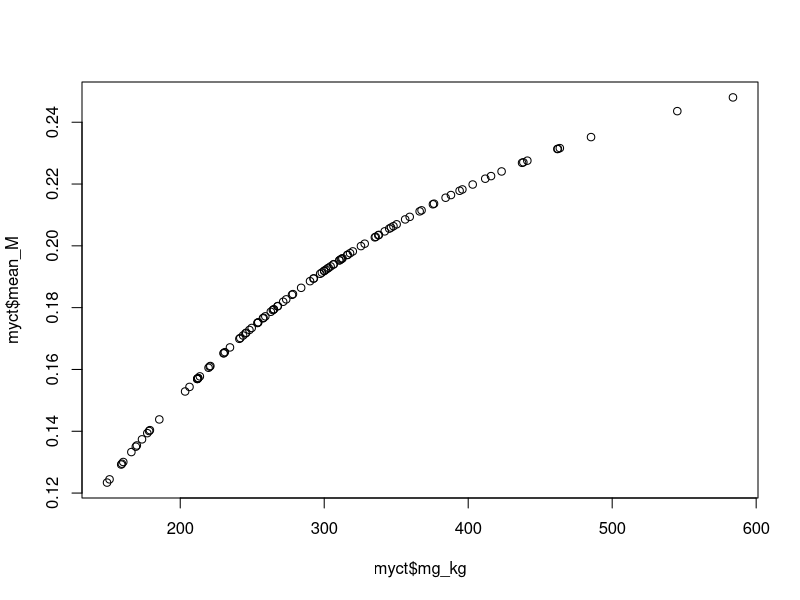
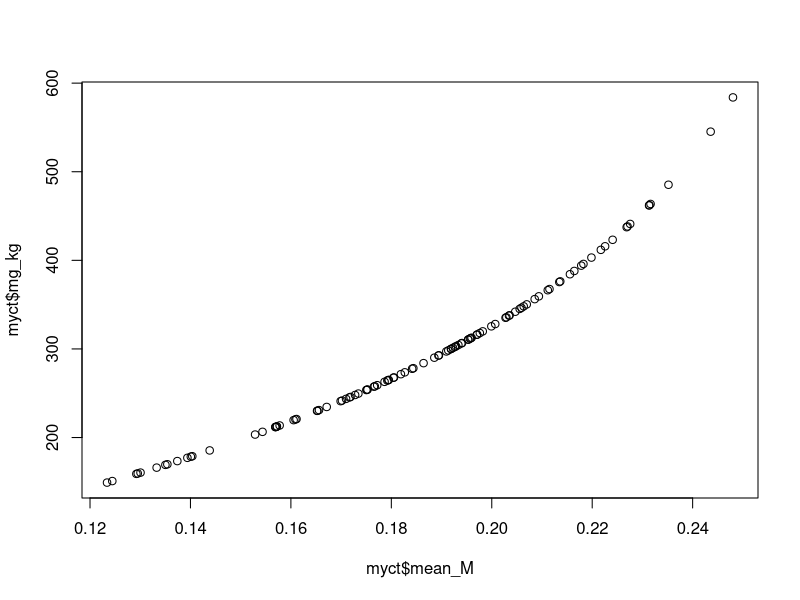
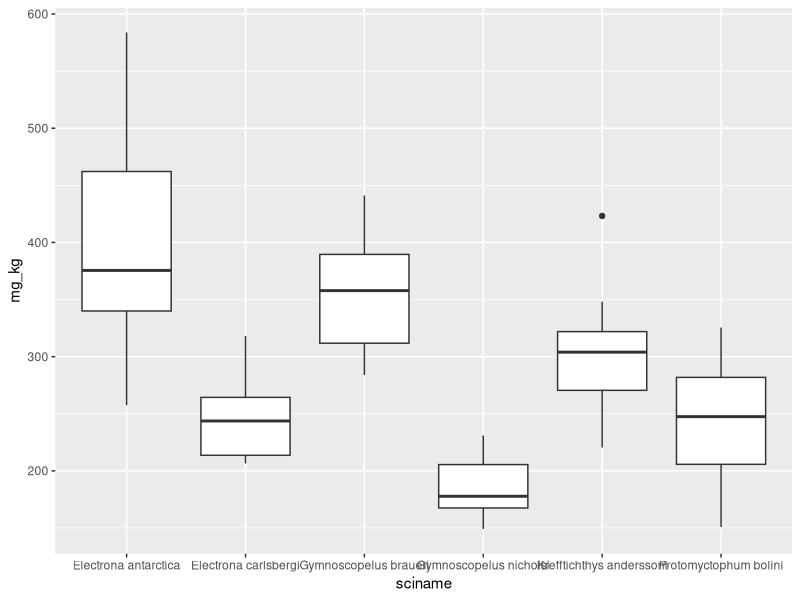
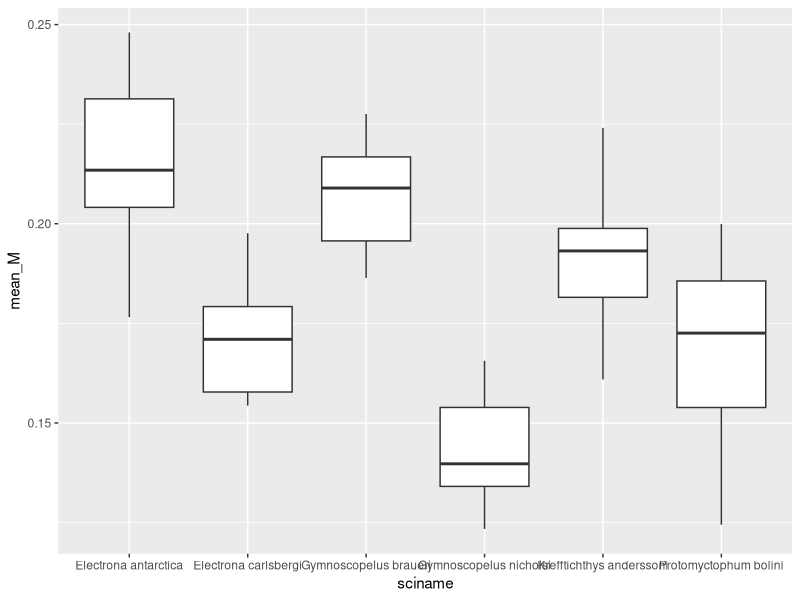
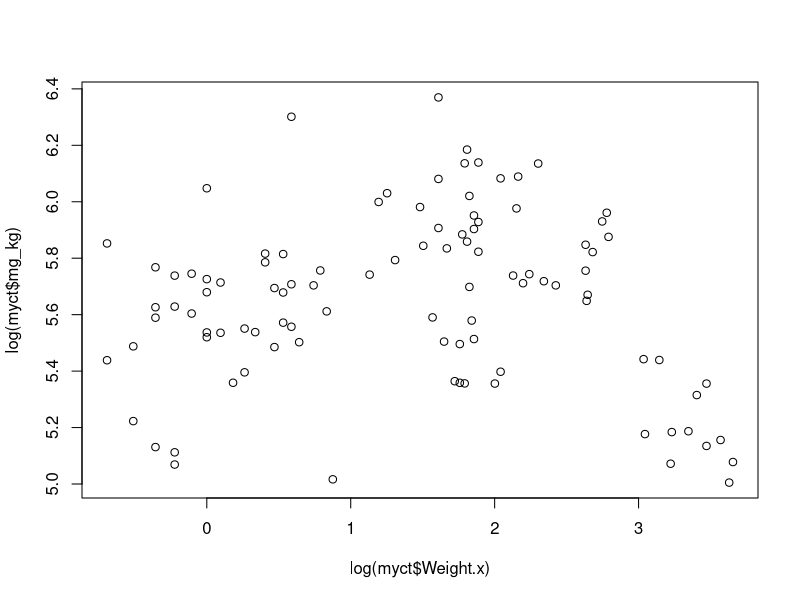
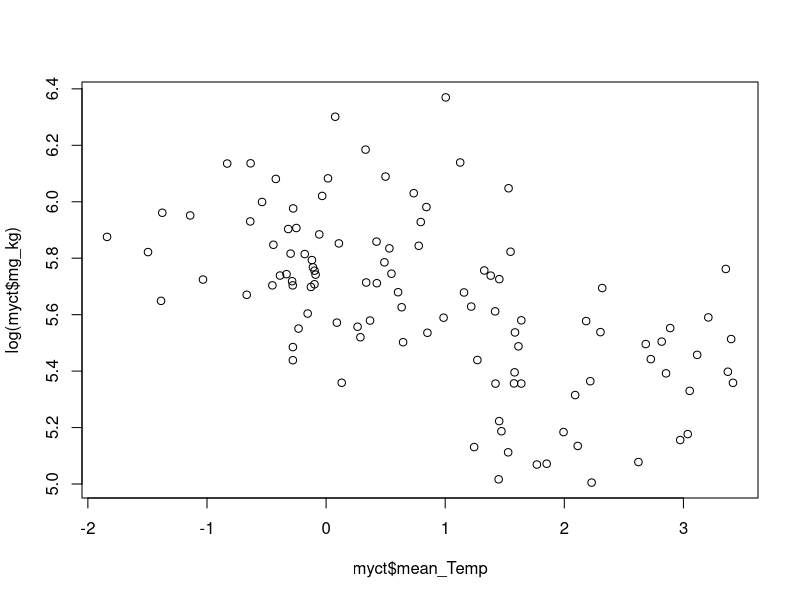
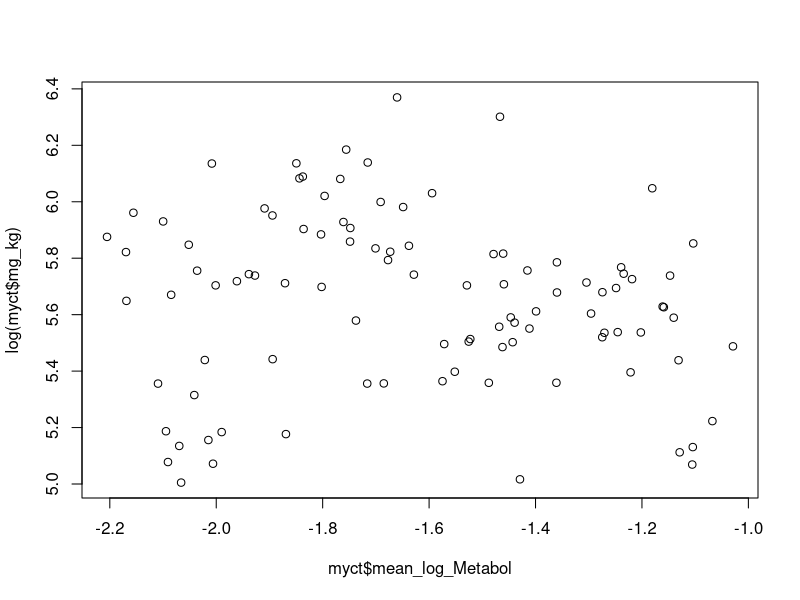
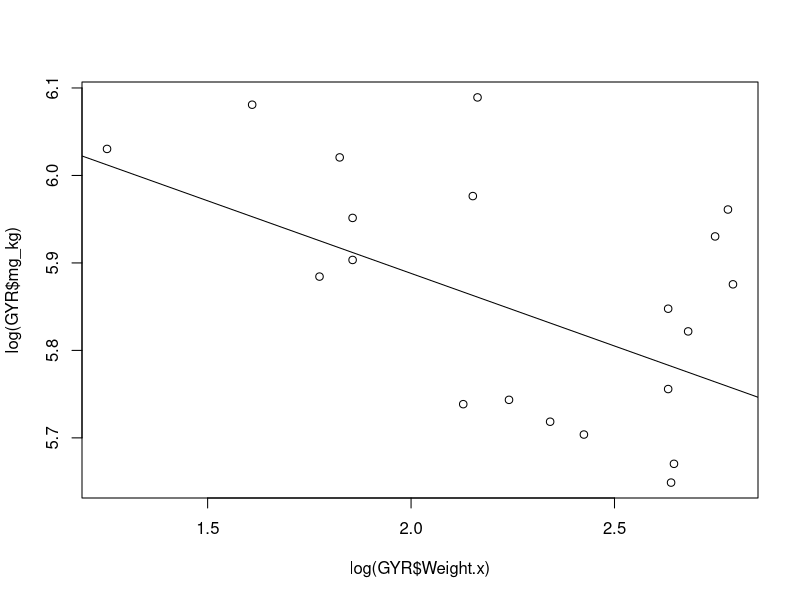

These figures' R source, in order:
#### LME4 With Conversions ####

library(tidyverse)
library(lme4)
library(lmerTest)

# Read in file

myct <- read.csv("Data/Myctophids_M_Temp_Bel.csv")

#### Convert M Values to Oxygen Consumption (mg/kg/h) ####

# Create function

mg_kg <- function(C_resp){
  C <- 0.2746 # Upper bound - Martino et al. 2020
  k <- 0.004 # Decay constant - Martino et al. 2020
  a <- C_resp/C
  mg_kg <- -(log(1-a)/k)
  print(mg_kg)
}

myct$mg_kg <- mg_kg(myct$mean_M)

# Plot

plot(myct$mg_kg, myct$mean_M)
plot(myct$mean_M, myct$mg_kg)

ggplot(aes(sciname, mg_kg), data = myct) +
  geom_boxplot()

ggplot(aes(sciname, mean_M), data = myct) +
  geom_boxplot()

# Compare ranges among species

means <- aggregate(myct, by = list(myct$sciname), FUN = mean, na.rm = TRUE)

myct_max <- aggregate(myct, by = list(myct$sciname), FUN = max, na.rm = TRUE)
myct_min <- aggregate(myct, by = list(myct$sciname), FUN = min, na.rm = TRUE)
myct_range <- myct_max$mean_M - myct_min$mean_M

myct_range <- myct_max$mg_kg - myct_min$mg_kg

#### Do Models ####

# Main model

M_T_W_mod <- lmer(log(mg_kg) ~ log(Weight.x) + mean_Temp + (1|sciname), myct)
summary(M_T_W_mod)
ranef(M_T_W_mod)
ranova(M_T_W_mod)

plot(log(myct$Weight.x), log(myct$mg_kg))
plot(myct$mean_Temp, log(myct$mg_kg))

# Belcher model

Bel_Mod <- lm(log(mg_kg) ~ mean_log_Metabol, myct)
summary(Bel_Mod)
plot(myct$mean_log_Metabol, log(myct$mg_kg))

#### Within Species ####

# ELN

ELN <- filter(myct, sciname == "Electrona antarctica")
ELN_mod <- lm(mg_kg ~ log(Weight.x) + mean_Temp, ELN)
summary(ELN_mod)

# ELC

ELC <- filter(myct, sciname == "Electrona carlsbergi")
ELC_mod <- lm(log(mg_kg) ~ log(Weight.x) + mean_Temp, ELC)
summary(ELC_mod)

# GYR

GYR <- filter(myct, sciname == "Gymnoscopelus braueri")
GYR_mod <- lm(log(mg_kg) ~ log(Weight.x) + mean_Temp, GYR)
summary(GYR_mod)

plot(log(GYR$Weight.x), log(GYR$mg_kg))
abline(6.22, -0.166)     

# GYN

GYN <- filter(myct, sciname == "Gymnoscopelus nicholsi")
GYN_mod <- lm(log(mg_kg) ~ log(Weight.x) + mean_Temp, GYN)
summary(GYN_mod)

# PRM

PRM <- filter(myct, sciname == "Protomyctophum bolini")
PRM_mod <- lm(log(mg_kg) ~ log(Weight.x) + mean_Temp, PRM)
summary(PRM_mod)

plot(log(PRM$Weight.x), log(PRM$mg_kg))
abline(5.56, 0.220)    

# KRA

KRA <- filter(myct, sciname == "Krefftichthys anderssoni")
KRA_mod <- lm(log(mg_kg) ~ log(Weight.x) + mean_Temp, KRA)
summary(KRA_mod)
